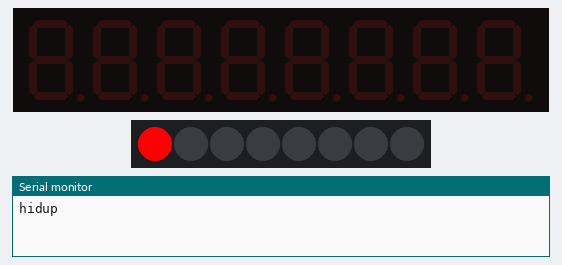
The program below on a simulated Arduino Nano, built with avr-gcc and run on an emulated ATmega328P. Parts: 8-digit seven-segment display, 8 RGB LEDs in strip order, left to right, the last lines printed to the serial monitor. Wiring (inferred from the names in the program): TM1638 display and keys: STB pin 9; clock pin 7; DIO pin 8.

Above: at 0.05 s.
At 0.56 s:
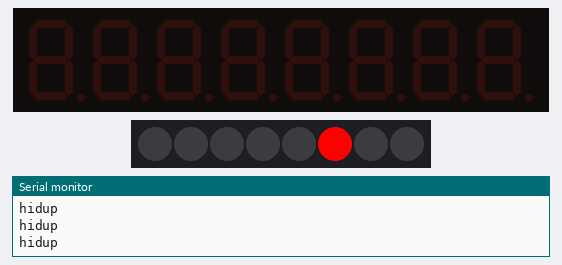
At 1.07 s:
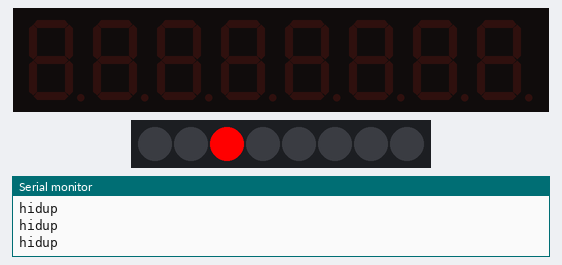
Timing chart, 0 to 40.0 s (numbered marks = the images above):
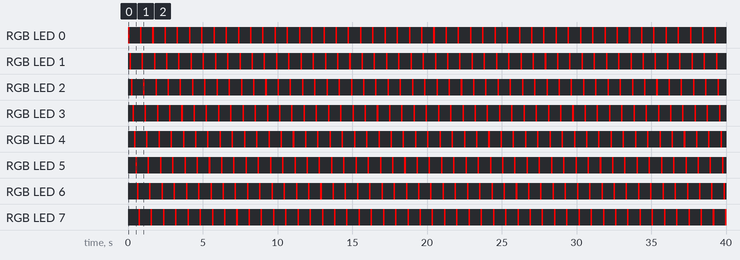

Measured:
- by itself, RGB LED 0–7: alternates RGB(255, 0, 0) for 0.10 s and off for 0.72 s
- by itself, everything shown: repeats every 0.82 s, in 8 steps

The program:

main.cpp
```cpp
#include <Arduino.h>

const int strobe = 9;
const int clock = 7;
const int data = 8;
uint8_t i = 0x01;

void sendCommand(uint8_t value) {
  digitalWrite(strobe, LOW);
  shiftOut(data, clock, LSBFIRST, value);
  digitalWrite(strobe, HIGH);
}

void sendData(uint8_t address, uint8_t value) {
  digitalWrite(strobe, LOW);
  shiftOut(data, clock, LSBFIRST, 0xc0 | address);
  shiftOut(data, clock, LSBFIRST, value);
  digitalWrite(strobe, HIGH);
}

void reset() {
  sendCommand(0x40); // sending command to set consecutive addresses to 0
  digitalWrite(strobe, LOW);
  shiftOut(data, clock, LSBFIRST, 0xc0);
  for (uint8_t i = 0; i < 16; i++) {
    shiftOut(data, clock, LSBFIRST, 0x00);
  }
  digitalWrite(strobe, HIGH);
}

void setup() {
  pinMode(strobe, OUTPUT);
  pinMode(clock, OUTPUT);
  pinMode(data, OUTPUT);
  sendCommand(0x8f); // sending init command to control the display
  reset();
  Serial.begin(9600);
}

void loop() {
  sendCommand(0x44); // sending command to set certain address
  if (i % 2 != 0) {
    sendData(0x0f & i, 0x01);
    Serial.println("hidup");
  }
  i += 2;
  delay(100);
  reset();
}
```
